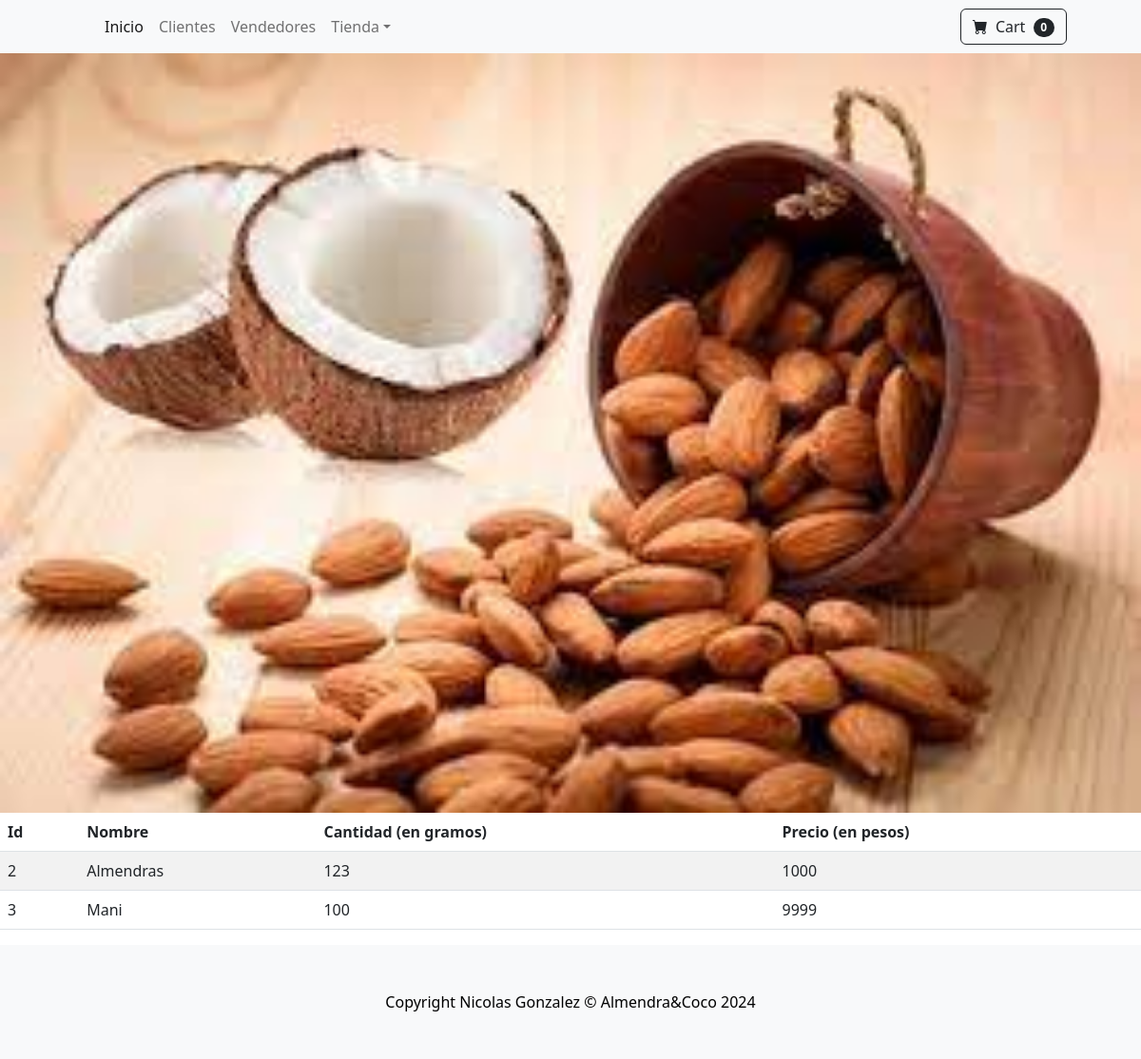
/Productos/, run on the app's committed database.
### Dietetica/models.py (models this page shows, shortened)
class Productos(models.Model):
    nombre= models.CharField(max_length=40)
    cantidad= models.IntegerField()
    precio= models.IntegerField()

### Dietetica/views.py (the view)
# urls.py: path('Productos/', productos, name="Productos"),
def productos(request):
    contexto={"productos": Productos.objects.all()}
    return render(request, "Dietetica/Productos.html", contexto)

### Dietetica/templates/Dietetica/Productos.html (shortened to what this page needs)
{% extends "Dietetica/index.html" %}
{% block contenido %}
<table class="table table-striped">
    <thead>
        <tr>
            <th>Id</th>
            <th>Nombre</th>
            <th>Cantidad (en gramos)</th>
            <th>Precio (en pesos)</th>
        </tr>
    </thead>
    <tbody>
    {% for p in productos  %}
        <tr>
            <td>{{ p.id }}</td>
            <td>{{ p.nombre }}</td>
            <td>{{ p.cantidad}}</td>
            <td>{{ p.precio}}</td>
        </tr>
    {% endfor %}
    </tbody>
</table>
{% endblock contenido %}

### data on the page
Productos: id "2", nombre "Almendras", cantidad "123", precio "1000"
Productos: id "3", nombre "Mani", cantidad "100", precio "9999"
